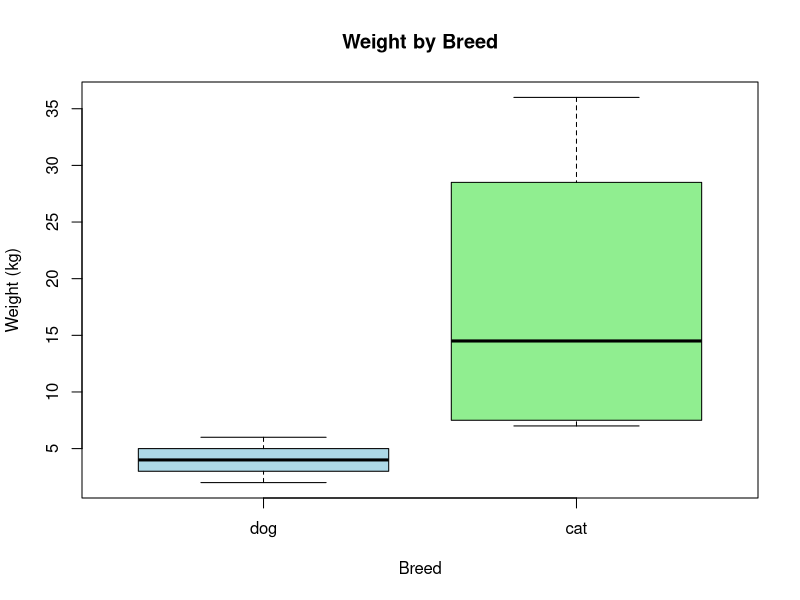

Write the R code that produced this figure.
# Create the data frame
pets <- data.frame(
  Name = c("Flipper", "Bromley", "Nox", "Orion", "Dagger", "Zizi", "Carrie"),
  Months_old = c(53, 19, 34, 41, 84, 140, 109),
  Size = c("medium", "small", "medium", "large", "small", "extra small", "large"),
  Weight = c(21, 8, 4, 6, 7, 2, 36),
  Breed = c("dog", "dog", "cat", "cat", "dog", "cat", "dog"),
  stringsAsFactors = TRUE
)


# Can you think of a way to invert the values for breed?
levels(pets$Breed)<- rev(levels(pets$Breed))
print(pets)

# c)You can access a specific variable in a data frame like you would in a matrix.
print(pets$Name)
print(pets$Breed)

# D Add a new column Age_in_years derived from Months_old / 12.
pets$age_n_year <- pets$Months_old/12
print(pets)


#E Generate a frequency table of Breed vs Size.
table(pets$Breed, pets$Size)

#F Compute the average Weight grouped by Breed using aggregate().
aggregate(Weight~Breed, data=pets,mean)
 
#G Visualize the differences in Weight between breeds using a boxplot.
boxplot(Weight ~ Breed, data = pets,
        main = "Weight by Breed",
        xlab = "Breed",
        ylab = "Weight (kg)",
        col = c("lightblue", "lightgreen"))
